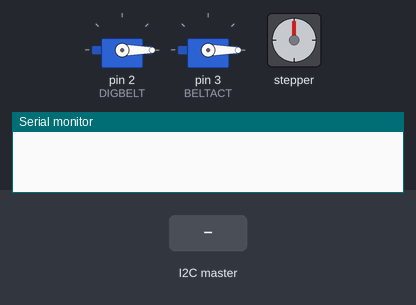
A sketch run on a simulated Arduino Uno, built with avr-gcc and run on an emulated ATmega328P. Parts: 2 × servo, stepper motor, the last lines printed to the serial monitor. The inputs (shaded band) are chosen by the test bench. Stepper angles assume 200 steps per turn.

Above: at 1.2 s.
1.3 s: the I2C master sends the byte 2
At 1.86 s:
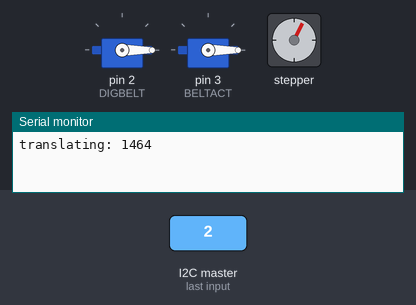
At 2.49 s:
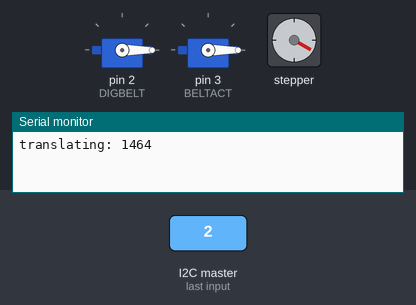
4.3 s: the I2C master sends the byte 1
At 4.93 s:
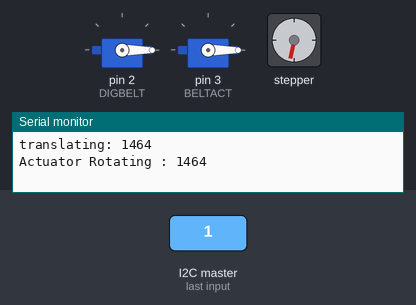
Timing chart, 0 to 18.6 s (numbered marks = the images above; inputs shaded):
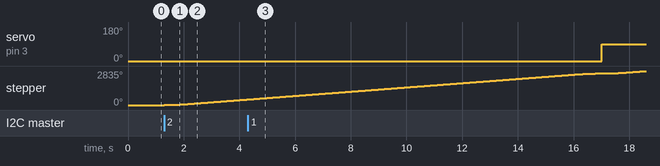

Measured:
- after the input at 1.3 s, stepper: keeps turning clockwise at about 156°/s, starting at once

The sketch:

TeensySlave1.ino
```cpp
/* Teensy Slave 1 which lives the the digging belt
 * Controls the speed of the dig belt,
 * Rotation of the dig belt
 * translation of the dig belt
 * Also returns rotation position
 * Belt translation start and stop
 * dig speed
 */

#include<Arduino.h>
#include<Wire.h>
#include<Servo.h>
#include<SpeedyStepper.h>

#define DIGBELT 2
#define BELTACT 3
#define BACKLEFT 4
#define BACKRIGHT 5
#define SERVOPIN 5
#define MOTOR_STEP_PIN 9
#define MOTOR_DIRECTION_PIN 10
#define PAYLOAD_SIZE 11
#define NODE_ADDRESS 0x60   // Change this unique address for each I2C slave node


Servo digBelt;

Servo beltAct;


SpeedyStepper stepper;

int stepperValue;

int actVal;
int digBeltval;

char returnData[4];

void setup()
{
  digBelt.attach(DIGBELT);
  beltAct.attach(BELTACT);
  stepper.connectToPins(MOTOR_STEP_PIN, MOTOR_DIRECTION_PIN);

  Wire.begin(NODE_ADDRESS);  // Activate I2C network
  //Wire.setSDA(18);
  //Wire.setSCL(19);
  Wire.setClock(100000);
  Serial.begin(115200);
  Wire.onReceive(receiveEvent);
  Wire.onRequest(requestEvent); // Request attention of master node
}

void loop()
{
  //3 lines take up all the time in the loop, just the nature of sending data unless I find some eeprom exploit
  stepper.setSpeedInStepsPerSecond(100);
  stepper.setAccelerationInStepsPerSecondPerSecond(100);
  stepper.moveRelativeInSteps(stepperValue);

  digBelt.write(digBeltval);
  beltAct.write(actVal);

  //talonFL.write(talonValueL);
  //talonBL.write(talonValueL);

}

void receiveEvent(int howmany) //howmany = Wire.write()executed by Master
{
  /*
   * ID integer on incomingData[0]
   * [1-3] actual integer data
   */

  byte incomingData[5];
  int intData;
  int digitsPlace = 1;
  for (int i = 0; i < howmany; i++)
  {
    incomingData[i] = Wire.read();

  }

  for (int i = 0; i < howmany; i++) {
    returnData[i] = incomingData[i];
  }
  returnData[3] = '\0';

  for (int i = 3; i > 0; i--) {
    intData += (digitsPlace*incomingData[i]);
    digitsPlace *= 10;
  }

  //Serial.println(intData);

  //Belt translation via stepper
  if(incomingData[0] == 2){
    stepperValue = intData; //convert readString into a number
    Serial.print("translating: "); //so you can see the integer
    Serial.println(stepperValue); //so you can see the integer
  }


  // Belt Rotation via linear actuator
  if(incomingData[0] == 1){
    actVal=intData;
    Serial.print("Actuator Rotating : "); //so you can see the integer
    Serial.println(actVal); //so you can see the integer
  }


  // Digging Belt
  if(incomingData[0] == 3){
      digBeltval = intData;
    Serial.print("Digging: "); //so you can see the integer
    Serial.println(digBeltval); //so you can see the integer
  }

}

void requestEvent()
{
  Wire.write(returnData, PAYLOAD_SIZE);
  Serial.println(returnData);
}
```
